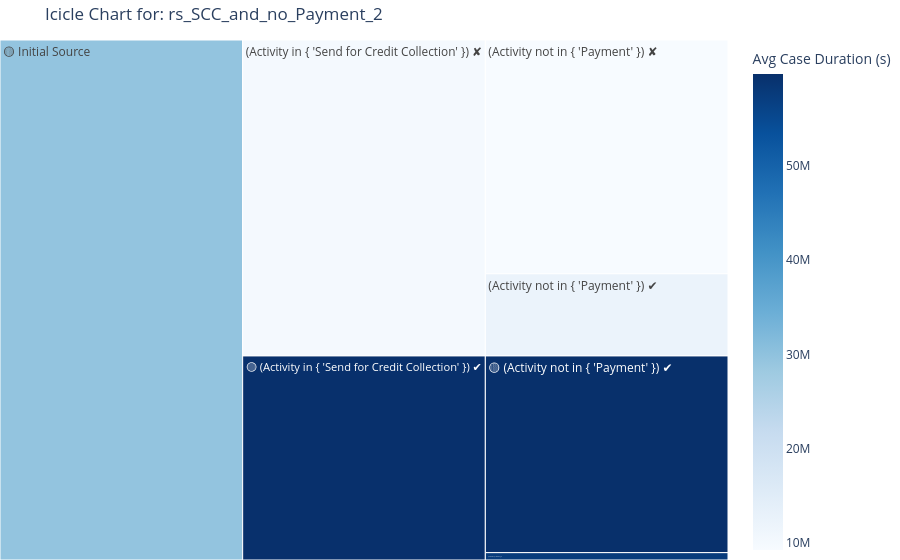
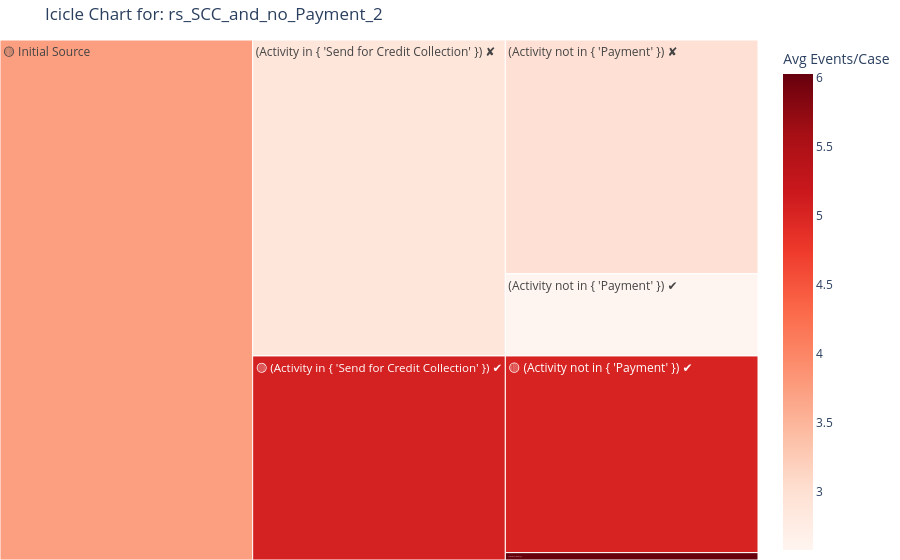
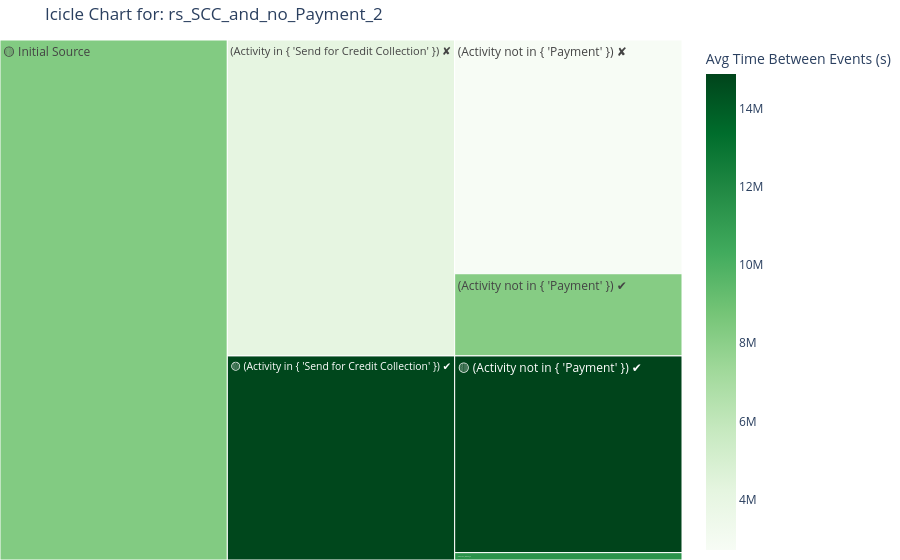

Notebook cell for these charts, in order:
### Markdown cell above
### LogView tutorial analysis with icicle chart
Analyzing the filters from the LogView tutorial using the icicle chart provides insights into the relationship between the activities “Send for Credit Collection” and “Payment.” The chart makes it easy to see whether these activities overlap and to what extent. It also highlights how this overlap relates to other dimensions of the process, such as case duration, the number of activities per case, and the time between activities.

### Code cell
query_exploration_icicle('rs_SCC_and_no_Payment_2', log_view, metric='avg_case_duration_seconds', details=False)
query_exploration_icicle('rs_SCC_and_no_Payment_2', log_view, metric='avg_events_per_case', details=False)
query_exploration_icicle('rs_SCC_and_no_Payment_2', log_view, metric='avg_time_between_events', details=False)

### Figure 1 — Plotly figure (JSON) as saved in the notebook; plotly's stock layout.template omitted (floating-point values rounded to 4 significant figures)
{"data": [{"branchvalues": "total", "customdata": [["<b>56,887 cases</b><br>Avg Case Duration (s): 691d 16h 54m", 59760000.0], ["<b>2,126 cases</b><br>Avg Case Duration (s): 665d 17h 38m", 57520000.0], ["<b>23,768 cases</b><br>Avg Case Duration (s): 141d 21h 19m", 12260000.0], ["<b>67,589 cases</b><br>Avg Case Duration (s): 107d 2h 55m", 9255000.0], ["(?)", 59680000.0], ["(?)", 10040000.0], ["(?)", 29520000.0]], "domain": {"x": [0, 1], "y": [0, 1]}, "hovertemplate": "%{customdata[0]}<extra></extra>", "ids": ["🟡 Initial Source/🟡 (Activity in { 'Send for Credit Collection' }) ✔/🟡 (Activity not in { 'Payment' }) ✔", "🟡 Initial Source/🟡 (Activity in { 'Send for Credit Collection' }) ✔/(Activity not in { 'Payment' }) ✘", "🟡 Initial Source/(Activity in { 'Send for Credit Collection' }) ✘/(Activity not in { 'Payment' }) ✔", "🟡 Initial Source/(Activity in { 'Send for Credit Collection' }) ✘/(Activity not in { 'Payment' }) ✘", "🟡 Initial Source/🟡 (Activity in { 'Send for Credit Collection' }) ✔", "🟡 Initial Source/(Activity in { 'Send for Credit Collection' }) ✘", "🟡 Initial Source"], "labels": ["🟡 (Activity not in { 'Payment' }) ✔", "(Activity not in { 'Payment' }) ✘", "(Activity not in { 'Payment' }) ✔", "(Activity not in { 'Payment' }) ✘", "🟡 (Activity in { 'Send for Credit Collection' }) ✔", "(Activity in { 'Send for Credit Collection' }) ✘", "🟡 Initial Source"], "marker": {"coloraxis": "coloraxis", "colors": [59760000.0, 57520000.0, 12260000.0, 9255000.0, 59680000.0, 10040000.0, 29520000.0]}, "name": "", "parents": ["🟡 Initial Source/🟡 (Activity in { 'Send for Credit Collection' }) ✔", "🟡 Initial Source/🟡 (Activity in { 'Send for Credit Collection' }) ✔", "🟡 Initial Source/(Activity in { 'Send for Credit Collection' }) ✘", "🟡 Initial Source/(Activity in { 'Send for Credit Collection' }) ✘", "🟡 Initial Source", "🟡 Initial Source", ""], "type": "icicle", "values": [56890.0, 2126.0, 23770.0, 67590.0, 59010.0, 91360.0, 150400.0]}], "layout": {"coloraxis": {"colorbar": {"title": {"text": "Avg Case Duration (s)"}}, "colorscale": [[0, "rgb(247,251,255)"], [0.125, "rgb(222,235,247)"], [0.25, "rgb(198,219,239)"], [0.375, "rgb(158,202,225)"], [0.5, "rgb(107,174,214)"], [0.625, "rgb(66,146,198)"], [0.75, "rgb(33,113,181)"], [0.875, "rgb(8,81,156)"], [1, "rgb(8,48,107)"]]}, "legend": {"tracegroupgap": 0}, "margin": {"b": 0, "l": 0, "r": 0, "t": 40}, "title": {"text": "Icicle Chart for: rs_SCC_and_no_Payment_2"}}}

### Figure 2 — Plotly figure (JSON) as saved in the notebook; plotly's stock layout.template omitted (floating-point values rounded to 4 significant figures)
{"data": [{"branchvalues": "total", "customdata": [["<b>56,887 cases</b><br>Avg Events/Case: 5.02", 5.022], ["<b>2,126 cases</b><br>Avg Events/Case: 6.03", 6.026], ["<b>23,768 cases</b><br>Avg Events/Case: 2.58", 2.577], ["<b>67,589 cases</b><br>Avg Events/Case: 2.98", 2.984], ["(?)", 5.058], ["(?)", 2.878], ["(?)", 3.734]], "domain": {"x": [0, 1], "y": [0, 1]}, "hovertemplate": "%{customdata[0]}<extra></extra>", "ids": ["🟡 Initial Source/🟡 (Activity in { 'Send for Credit Collection' }) ✔/🟡 (Activity not in { 'Payment' }) ✔", "🟡 Initial Source/🟡 (Activity in { 'Send for Credit Collection' }) ✔/(Activity not in { 'Payment' }) ✘", "🟡 Initial Source/(Activity in { 'Send for Credit Collection' }) ✘/(Activity not in { 'Payment' }) ✔", "🟡 Initial Source/(Activity in { 'Send for Credit Collection' }) ✘/(Activity not in { 'Payment' }) ✘", "🟡 Initial Source/🟡 (Activity in { 'Send for Credit Collection' }) ✔", "🟡 Initial Source/(Activity in { 'Send for Credit Collection' }) ✘", "🟡 Initial Source"], "labels": ["🟡 (Activity not in { 'Payment' }) ✔", "(Activity not in { 'Payment' }) ✘", "(Activity not in { 'Payment' }) ✔", "(Activity not in { 'Payment' }) ✘", "🟡 (Activity in { 'Send for Credit Collection' }) ✔", "(Activity in { 'Send for Credit Collection' }) ✘", "🟡 Initial Source"], "marker": {"coloraxis": "coloraxis", "colors": [5.022, 6.026, 2.577, 2.984, 5.058, 2.878, 3.734]}, "name": "", "parents": ["🟡 Initial Source/🟡 (Activity in { 'Send for Credit Collection' }) ✔", "🟡 Initial Source/🟡 (Activity in { 'Send for Credit Collection' }) ✔", "🟡 Initial Source/(Activity in { 'Send for Credit Collection' }) ✘", "🟡 Initial Source/(Activity in { 'Send for Credit Collection' }) ✘", "🟡 Initial Source", "🟡 Initial Source", ""], "type": "icicle", "values": [56890.0, 2126.0, 23770.0, 67590.0, 59010.0, 91360.0, 150400.0]}], "layout": {"coloraxis": {"colorbar": {"title": {"text": "Avg Events/Case"}}, "colorscale": [[0, "rgb(255,245,240)"], [0.125, "rgb(254,224,210)"], [0.25, "rgb(252,187,161)"], [0.375, "rgb(252,146,114)"], [0.5, "rgb(251,106,74)"], [0.625, "rgb(239,59,44)"], [0.75, "rgb(203,24,29)"], [0.875, "rgb(165,15,21)"], [1, "rgb(103,0,13)"]]}, "legend": {"tracegroupgap": 0}, "margin": {"b": 0, "l": 0, "r": 0, "t": 40}, "title": {"text": "Icicle Chart for: rs_SCC_and_no_Payment_2"}}}

### Figure 3 — Plotly figure (JSON) as saved in the notebook; plotly's stock layout.template omitted (floating-point values rounded to 4 significant figures)
{"data": [{"branchvalues": "total", "customdata": [["<b>56,887 cases</b><br>Avg Time Between Events (s): 172d 5h 36m", 14880000.0], ["<b>2,126 cases</b><br>Avg Time Between Events (s): 132d 14h 27m", 11460000.0], ["<b>23,768 cases</b><br>Avg Time Between Events (s): 94d 22h 17m", 8202000.0], ["<b>67,589 cases</b><br>Avg Time Between Events (s): 31d 9h 42m", 2713000.0], ["(?)", 14760000.0], ["(?)", 4141000.0], ["(?)", 8308000.0]], "domain": {"x": [0, 1], "y": [0, 1]}, "hovertemplate": "%{customdata[0]}<extra></extra>", "ids": ["🟡 Initial Source/🟡 (Activity in { 'Send for Credit Collection' }) ✔/🟡 (Activity not in { 'Payment' }) ✔", "🟡 Initial Source/🟡 (Activity in { 'Send for Credit Collection' }) ✔/(Activity not in { 'Payment' }) ✘", "🟡 Initial Source/(Activity in { 'Send for Credit Collection' }) ✘/(Activity not in { 'Payment' }) ✔", "🟡 Initial Source/(Activity in { 'Send for Credit Collection' }) ✘/(Activity not in { 'Payment' }) ✘", "🟡 Initial Source/🟡 (Activity in { 'Send for Credit Collection' }) ✔", "🟡 Initial Source/(Activity in { 'Send for Credit Collection' }) ✘", "🟡 Initial Source"], "labels": ["🟡 (Activity not in { 'Payment' }) ✔", "(Activity not in { 'Payment' }) ✘", "(Activity not in { 'Payment' }) ✔", "(Activity not in { 'Payment' }) ✘", "🟡 (Activity in { 'Send for Credit Collection' }) ✔", "(Activity in { 'Send for Credit Collection' }) ✘", "🟡 Initial Source"], "marker": {"coloraxis": "coloraxis", "colors": [14880000.0, 11460000.0, 8202000.0, 2713000.0, 14760000.0, 4141000.0, 8308000.0]}, "name": "", "parents": ["🟡 Initial Source/🟡 (Activity in { 'Send for Credit Collection' }) ✔", "🟡 Initial Source/🟡 (Activity in { 'Send for Credit Collection' }) ✔", "🟡 Initial Source/(Activity in { 'Send for Credit Collection' }) ✘", "🟡 Initial Source/(Activity in { 'Send for Credit Collection' }) ✘", "🟡 Initial Source", "🟡 Initial Source", ""], "type": "icicle", "values": [56890.0, 2126.0, 23770.0, 67590.0, 59010.0, 91360.0, 150400.0]}], "layout": {"coloraxis": {"colorbar": {"title": {"text": "Avg Time Between Events (s)"}}, "colorscale": [[0, "rgb(247,252,245)"], [0.125, "rgb(229,245,224)"], [0.25, "rgb(199,233,192)"], [0.375, "rgb(161,217,155)"], [0.5, "rgb(116,196,118)"], [0.625, "rgb(65,171,93)"], [0.75, "rgb(35,139,69)"], [0.875, "rgb(0,109,44)"], [1, "rgb(0,68,27)"]]}, "legend": {"tracegroupgap": 0}, "margin": {"b": 0, "l": 0, "r": 0, "t": 40}, "title": {"text": "Icicle Chart for: rs_SCC_and_no_Payment_2"}}}
